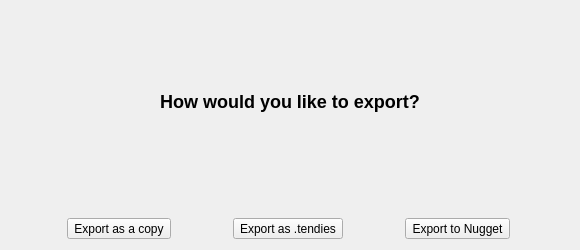
<?xml version="1.0" encoding="UTF-8"?>
<ui version="4.0">
 <class>ExportOptionsDialog</class>
 <widget class="QDialog" name="ExportOptionsDialog">
  <property name="windowTitle">
   <string>Export Options</string>
  </property>
  <property name="geometry">
   <rect>
    <x>0</x>
    <y>0</y>
    <width>580</width> <!-- Adjusted for three 180px buttons + spacing -->
    <height>250</height> <!-- Adjusted for title + buttons + margins -->
   </rect>
  </property>
  <property name="modal">
   <bool>true</bool>
  </property>
  <layout class="QVBoxLayout" name="mainLayout">
   <item>
    <widget class="QLabel" name="titleLabel">
     <property name="text">
      <string>How would you like to export?</string>
     </property>
     <property name="alignment">
      <set>Qt::AlignCenter</set>
     </property>
     <property name="styleSheet">
      <string>font-size:18px; font-weight:bold;</string>
     </property>
    </widget>
   </item>
   <item>
    <layout class="QHBoxLayout" name="optionsLayout">
     <property name="topMargin">
      <number>20</number>
     </property>
     <item>
      <widget class="QToolButton" name="copyButton">
       <property name="text">
        <string>Export as a copy</string>
       </property>
       <property name="iconSize">
        <size>
         <width>64</width>
         <height>64</height>
        </size>
       </property>
       <property name="toolButtonStyle">
        <enum>Qt::ToolButtonTextUnderIcon</enum>
       </property>
       <property name="fixedSize">
        <size>
         <width>180</width>
         <height>180</height>
        </size>
       </property>
       <!-- StyleSheet for border will be set dynamically -->
      </widget>
     </item>
     <item>
      <widget class="QToolButton" name="tendiesButton">
       <property name="text">
        <string>Export as .tendies</string>
       </property>
       <property name="iconSize">
        <size>
         <width>64</width>
         <height>64</height>
        </size>
       </property>
       <property name="toolButtonStyle">
        <enum>Qt::ToolButtonTextUnderIcon</enum>
       </property>
       <property name="fixedSize">
        <size>
         <width>180</width>
         <height>180</height>
        </size>
       </property>
       <!-- StyleSheet for border will be set dynamically -->
      </widget>
     </item>
     <item>
      <widget class="QToolButton" name="nuggetButton">
       <property name="text">
        <string>Export to Nugget</string>
       </property>
       <property name="icon">
        <iconset resource="../resources.qrc">
         <normaloff>:/assets/nugget.png</normaloff>:/assets/nugget.png</iconset>
       </property>
       <property name="iconSize">
        <size>
         <width>64</width>
         <height>64</height>
        </size>
       </property>
       <property name="toolButtonStyle">
        <enum>Qt::ToolButtonTextUnderIcon</enum>
       </property>
       <property name="fixedSize">
        <size>
         <width>180</width>
         <height>180</height>
        </size>
       </property>
       <!-- StyleSheet for border will be set dynamically -->
      </widget>
     </item>
    </layout>
   </item>
  </layout>
 </widget>
 <resources>
  <include location="../resources.qrc"/>
 </resources>
 <connections/>
</ui> 
